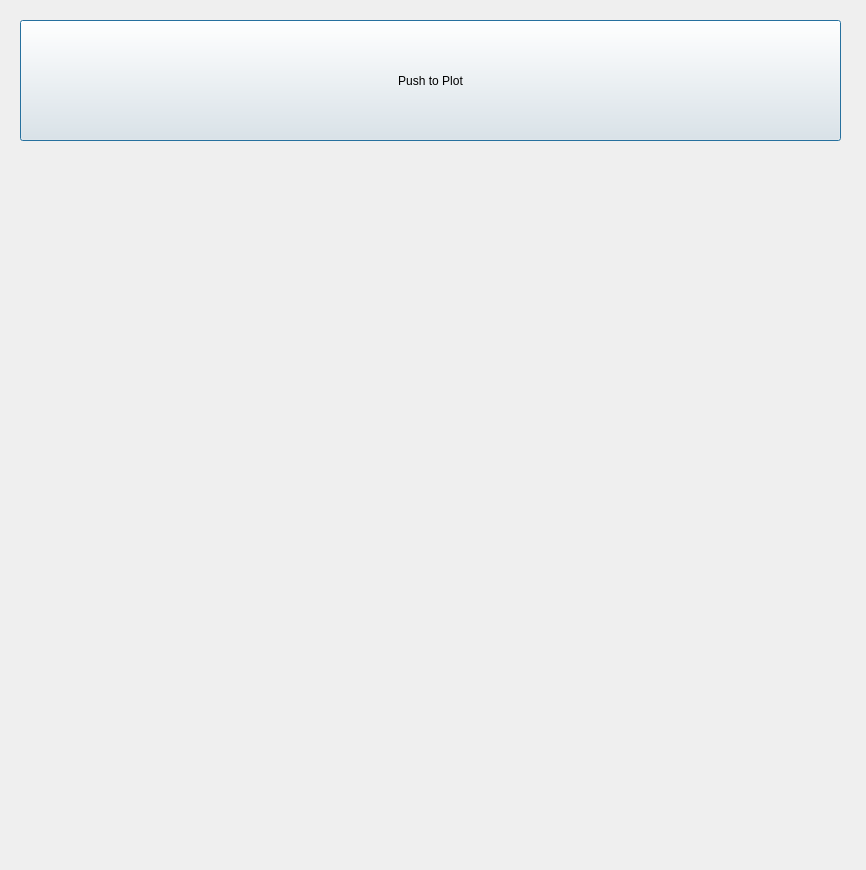
<?xml version="1.0" encoding="UTF-8"?>
<ui version="4.0">
 <class>Dialog</class>
 <widget class="QDialog" name="Dialog">
  <property name="geometry">
   <rect>
    <x>0</x>
    <y>0</y>
    <width>866</width>
    <height>870</height>
   </rect>
  </property>
  <property name="windowTitle">
   <string>Dialog</string>
  </property>
  <widget class="QPushButton" name="pushButton">
   <property name="geometry">
    <rect>
     <x>20</x>
     <y>20</y>
     <width>821</width>
     <height>121</height>
    </rect>
   </property>
   <property name="text">
    <string>Push to Plot</string>
   </property>
  </widget>
  <widget class="matplotlibWidget" name="widget" native="true">
   <property name="geometry">
    <rect>
     <x>40</x>
     <y>170</y>
     <width>791</width>
     <height>661</height>
    </rect>
   </property>
  </widget>
 </widget>
 <customwidgets>
  <customwidget>
   <class>matplotlibWidget</class>
   <extends>QWidget</extends>
   <header>matplotlibWidgetFile</header>
   <container>1</container>
  </customwidget>
 </customwidgets>
 <resources/>
 <connections/>
</ui>
